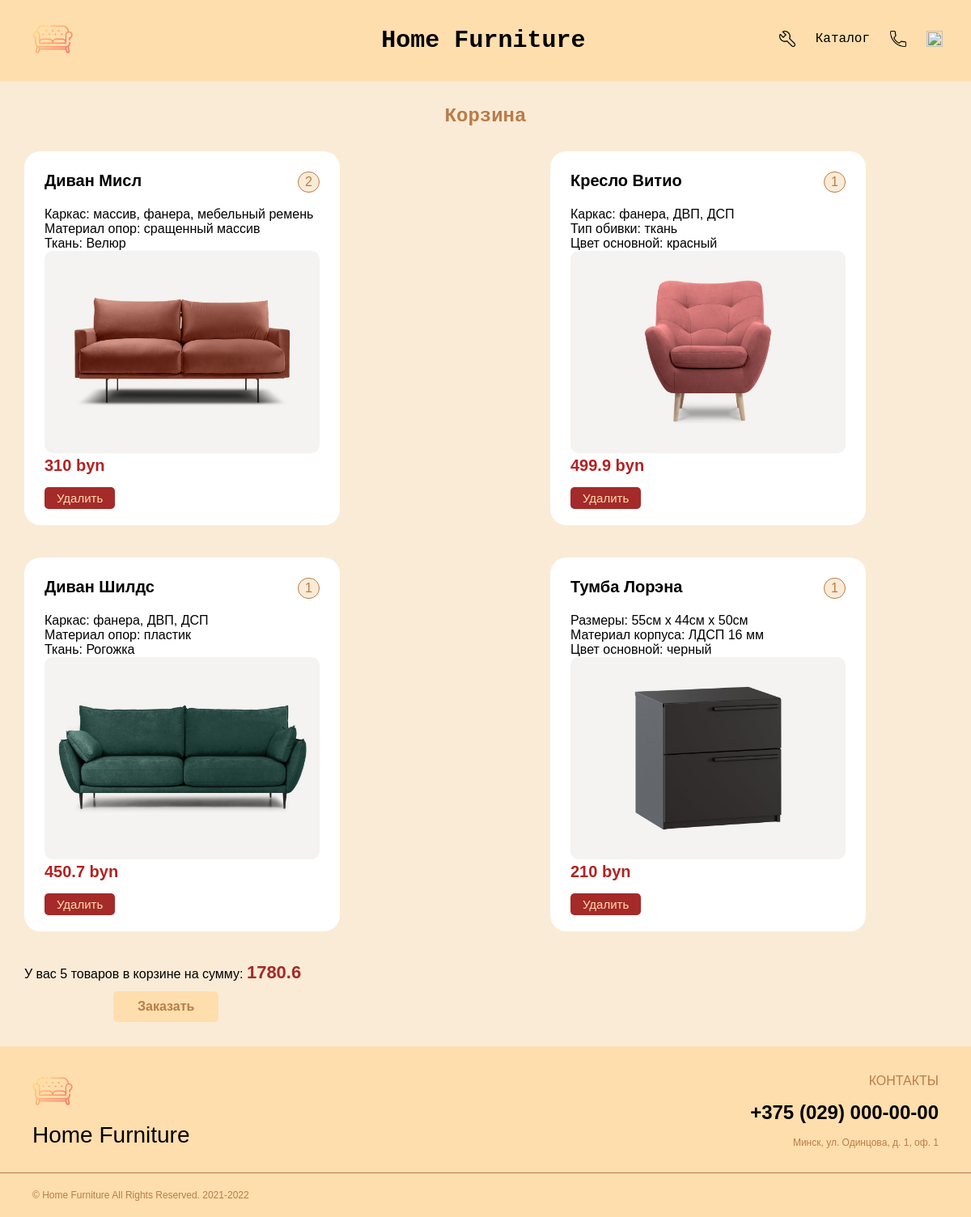
Screenshot of /basket.php (signed in) with the database file from the repository.
### tables this page shows
CREATE TABLE `product_users` (
  `id` int(11) NOT NULL,
  `id_users` int(5) NOT NULL,
  `id_product` int(5) NOT NULL,
  `count` int(3) NOT NULL DEFAULT '1'
);

CREATE TABLE `product` (
  `id` int(5) NOT NULL,
  `name` varchar(100) NOT NULL,
  `price` float UNSIGNED NOT NULL,
  `about` text,
  `image` varchar(100) DEFAULT NULL,
  `category_id` int(5) NOT NULL
);

### is_admin.php (called while the page is built, shortened)
<?php
require 'mysqli.php';
$this_user = $_SESSION['user'];
$users = mysqli_query($mysql, "SELECT * FROM `users` WHERE `is_admin` = 1");
$users = mysqli_fetch_all($users);
$bool = false;
foreach ($users as $user){
    if($this_user == $user[3])
       $bool = true;
}
return $bool;

### basket.php (the view, shortened to what this page needs)
<!DOCTYPE html>
<html lang="ru">
<head>
    <link rel="stylesheet" href="css/css_styles.css">
    <link rel="stylesheet" href="css/basket_styles.css">
</head>
<body>
<?php
    require_once "is_admin.php";
?>
<nav class="nav">
    <a href="catalog.php" ><img class="logo" src="img/icons/sofa.png"></a>
    <h1 id="top">Home Furniture</h1>
    <ul class="nav-ul">
        <?php
        $user = $_SESSION['user'];
        if ($bool)
            echo '<li class="nav-elem"><a href="admin.php" class="nav-link">
                    <img class="nav-img" src="img/icons/edit.png"></a></li>';
        ?>
        <li class="nav-elem">
            <a href="catalog.php" class="nav-link">Каталог</a></li>
        <li class="nav-elem"><a href="#footer-contact" class="nav-link">
                <img class="nav-img" src="img/icons/call.png"></a></li>
        <li class="nav-elem"><a href="registration/exit.php" class="nav-link">
                <img class="nav-img" src="img/icons/logout.png"></a></li>
    </ul>
</nav>
<main>
    <h2>Корзина</h2>
    <?php
    require_once "mysqli.php";
    $items_in_basket = 0;
    $suma = 0;
    $user_bd = $mysql->query("SELECT * FROM `users` WHERE `login` = '$user'");
    $user_bd = $user_bd->fetch_assoc();
    $products = $mysql->query("SELECT * FROM `product_users` WHERE `id_users` = '$user_bd[id]'");
    $products = $products->fetch_all();
    echo '<ul class="catalog">';
    foreach ($products as $product)
    {
        if($product[1] == $user_bd['id'])
        {
            $product_db = $mysql->query("SELECT * FROM `product` WHERE `id` = '$product[2]'");
            $product_db = $product_db->fetch_assoc();
            ?>
            <li class="product">
                <div class="basket_count">
                    <p><b class="name-product"><?=$product_db["name"]?></b></p>
                    <p class="product_count"><?=$product[3];?></p>
                </div><br>
                <p><?=$product_db["about"]?></p>
                <img class="image-catalog" src="img/<?=$product_db["image"]?>">
                <p class="price"><b><?=$product_db["price"]?> byn</b></p>
                <a href="basket/del_basket.php?id=<?=$product_db["id"]?>">
                <button class="btn-delete">Удалить</button></a>
            </li><br>
            <?php
            $items_in_basket+=$product[3];
            $suma += $product_db["price"]*$product[3];
        }
    }
    echo '</ul>
    <div class="summa">';
        if ($items_in_basket ==1)
            echo '<br><p>У вас ' . $items_in_basket . ' товар в корзине на сумму: <b>' .$suma. '</b></p>';
        elseif ($items_in_basket >1 && $items_in_basket<5)
            echo '<br><p>У вас ' . $items_in_basket . ' товара в корзине на сумму: <b>' .$suma. '</b></p>';
        elseif ($items_in_basket >=5)
            echo '<br><p>У вас ' . $items_in_basket . ' товаров в корзине на сумму: <b>' .$suma. '</b></p>';
    echo "</div>";
    if($items_in_basket > 0)
        echo "<button class='basket-button'><b>Заказать</b></button>";
    else
        echo "<p class='no-items'> Сейчас тут нет товаров </p><br>
                <style>.footer{margin-top: 335px;}</style>";
    include "footer.php";

### footer.php (shortened to what this page needs)
</main>
</body>
<footer class="footer">
    <div class="wrapper">
        <div class="footer__top">
            <div class="footer__left">
                <a href="#" ><img class="footer__logo" src="http://localhost:8888/shop/img/icons/sofa.png"></a>
                <p class="footer__title">Home Furniture</p>
            </div>
            <div class="footer__right">
                <div class="footer__contact">
                    Контакты
                </div>
                <div class="footer__phone">
                    +375 (029) 000-00-00
                </div>
                <div class="footer__address">
                    Минск, ул. Одинцовa, д. 1, оф. 1
                </div>
            </div>
        </div>
        <div class="footer__bottom">
            &copy; Home Furniture All Rights Reserved. 2021-<?= date('Y'); ?>
        </div>
    </div>
</footer>
</html>

### css/css_styles.css (style rules this page uses)
* { padding: 0; margin: 0; }
body { background-color: antiquewhite !important; font-family: "Trebuchet MS", sans-serif; font-size: 16px; }
.nav { height: 100px; background-color: navajowhite; display: flex; justify-content: space-between; align-items: center; }
.nav-ul { list-style: none; display: flex; margin-right: 35px; }
.nav-elem { margin-left: 25px; }
.nav-link { text-decoration: none; color: black; font-family: "Andale Mono", monospace; }
.nav-img { width: 20px; height: 20px; }
.logo { margin-left: 40px; width: 50px; height: 50px; }
.catalog { display: flex; justify-content: space-between; flex-wrap: wrap; }
h1 { font-size: 30px; font-family: "Andale Mono", monospace; text-align: center; margin-left: 130px; }
h2 { font-size: 24px; font-family: "Andale Mono", monospace; color: #b97c49; text-align: center; position: relative; margin: 30px auto 10px; }
.name-product { font-size: 20px; }
.price { color: firebrick; font-size: 20px; }
.image-catalog { width: 340px; height: 250px; }
.product { list-style: none; padding: 25px; background: white; position: relative; width: 340px; margin: 20px 30px; border-radius: 20px; }
.image-catalog { border-radius: 10px; }
.wrapper { display: flex; flex-direction: column; min-height: 100%; }
.footer { flex: 0 0 auto; background-color: navajowhite; margin-top: 30px; }
.footer__title { font-size: 28px; color: black; text-transform: capitalize; text-decoration: none; }
.footer__contact { font-size: 16px; color: #b97c49; text-transform: uppercase; margin-bottom: 16px; margin-top: 20px; }
.footer__phone { font-weight: 700; font-size: 24px; color: black; }
.footer__address { font-weight: 300; font-size: 12px; color: #b97c49; margin: 16px 0; }
.footer__top { display: flex; align-items: center; justify-content: space-between; border-bottom: 1px solid #b97c49; }
.footer__bottom { font-weight: 300; font-size: 12px; color: #b97c49; margin: 20px 40px; }
.footer__left { margin: 30px 40px; }
.footer__right { text-align: right; margin-right: 40px; }
.footer__logo { width: 50px; height: 50px; margin-bottom: 10px; }

### css/basket_styles.css (style rules this page uses)
#top { margin-left: 167px; }
.btn-delete { border: 0; padding: 5px 15px; color: navajowhite; font-size: 15px; background: brown; position: relative; top: 5px; border-radius: 5px; margin-top: 10px; }
.summa { text-align: left; position: relative; padding-bottom: 10px; left: 30px; }
.summa b { color: brown; font-size: 22px; }
.basket-button { border: 0; padding: 10px 30px; left: 140px; color: #b97c49; font-size: 16px; background: navajowhite; position: relative; border-radius: 5px; }
.basket_count { display: flex; justify-content: space-between; }
.product_count { color: #b97c49; border: 1px solid #b97c49; border-radius: 15px; background-color: antiquewhite; padding: 3px 5px; text-align: center; min-width: 15px; }

### rows the page displays
product_users: id_product.name "Диван Мисл", count "2", id_product.about "Каркас: массив, фанера, мебельный ремень Материал опор: сращенный массив Ткань: Велюр", id_product.image (picture), id_product.price "310"
product_users: id_product.name "Кресло Витио", count "1", id_product.about "Каркас: фанера, ДВП, ДСП Тип обивки: ткань Цвет основной: красный", id_product.image (picture), id_product.price "499.9"
product_users: id_product.name "Диван Шилдс", count "1", id_product.about "Каркас: фанера, ДВП, ДСП Материал опор: пластик Ткань: Рогожка", id_product.image (picture), id_product.price "450.7"
product_users: id_product.name "Тумба Лорэна", count "1", id_product.about "Размеры: 55см х 44см х 50см Материал корпуса: ЛДСП 16 мм Цвет основной: черный", id_product.image (picture), id_product.price "210"

### other values shown
$items_in_basket "5"
$suma "1780.6"
